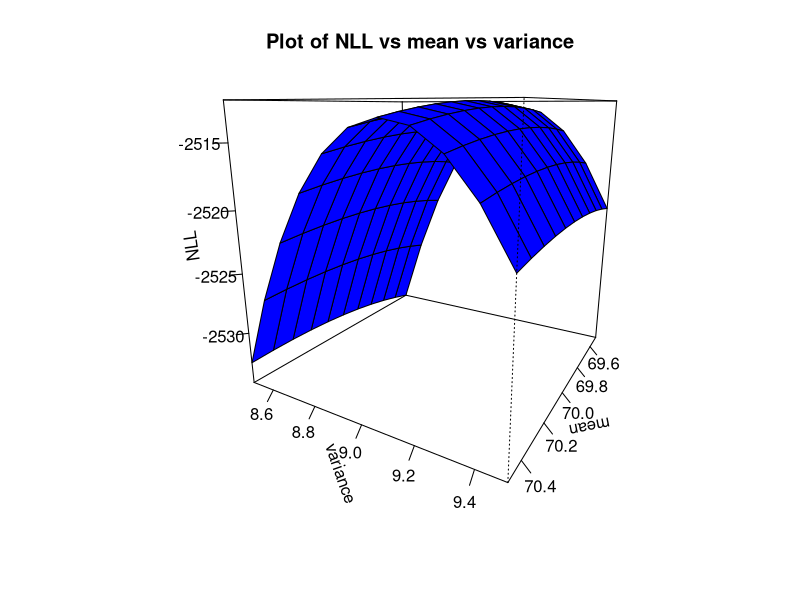
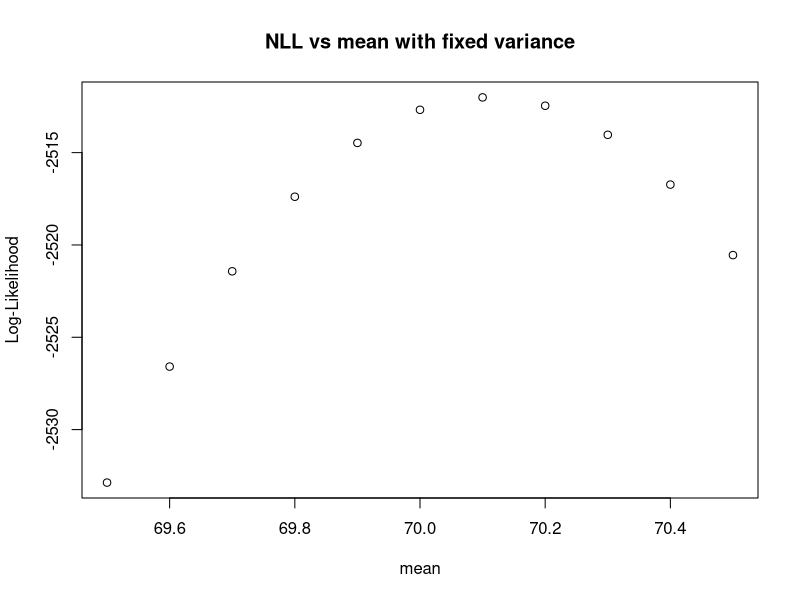
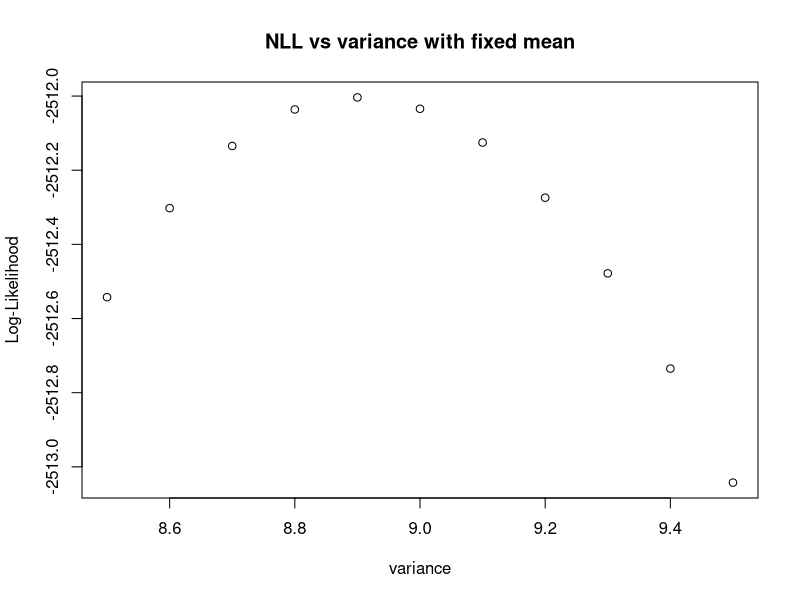

These figures' R source, in order:
rm(list=ls())
# read csv file
data = read.csv("data_Q2.csv")
# store the heights
data = data[,c(2)]
# mean of data
m = mean(data)
# variance of data
v = var(data)

theta <- c(m,v)

# log likelihood
mle.normal <- function(theta, data){
  mean <- theta[1]
  var <- theta[2]
  ll <- -.5*1000*log(2*pi) -.5*1000*log(var) - (1/(2*var))*sum((data - mean)**2)
  return(-ll)
}
# mle value
mlevalue.normal <- optim(theta,mle.normal,data = data)
print(mlevalue.normal)

# (b)
z <- c()
# various values of mean and variance to calculate 
mu <- seq(69.5,70.5,by = 0.1)
vari <- seq(8.5,9.5,by = 0.1)
# NLL
for(i in mu){
  for(j in vari) {
    curr_val <- -1*mle.normal(c(i,j),data)
    z <- c(z, curr_val)
  }
}
z <- matrix(z, length(mu), length(vari))
# plotting
persp(mu,vari,z, col = "blue", theta = 120, ticktype = "detailed", xlab = "mean", ylab = "variance", zlab = "NLL", xlim = c(69.5,70.5), ylim = c(8.5,9.5), zlim = c(min(z), max(z)), main = "Plot of NLL vs mean vs variance")

# for extra explanation
# fixed variance
z1 <- c()
for(i in mu){
  curr_val <- -1*mle.normal(c(i,v),data)
  z1 <- c(z1,curr_val)
}
z1 <- matrix(z1, 1, length(mu))
plot(mu, z1, xlab = "mean", ylab = "Log-Likelihood", main = "NLL vs mean with fixed variance")
#fixed mean
z2 <- c()
for(i in vari){
  curr_val <- -1*mle.normal(c(m,i),data)
  z2 <- c(z2,curr_val)
}
z2 <- matrix(z2, 1, length(vari))
plot(vari, z2, xlab = "variance", ylab = "Log-Likelihood", main = "NLL vs variance with fixed mean")


